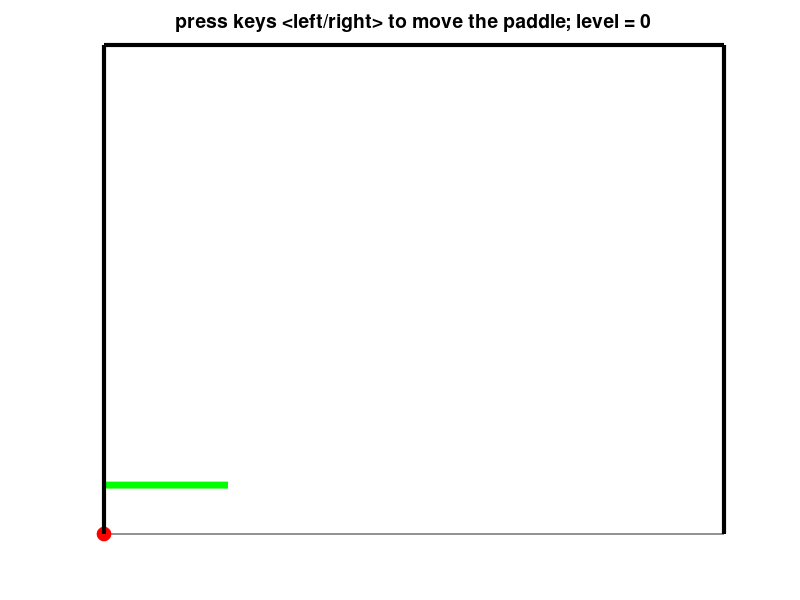

This chart was generated by the following MATLAB code:
function pong_basic
%Modified the pong code by David Buckingham
%https://www.mathworks.com/matlabcentral/fileexchange/31177-dave-s-matlab-pong

%%%%%% main part of the code %%%
global game_over

close all
initData  %first function, initialize the data variables
initFigure %second function, initialize the figure
while ~game_over %runs till game_over = 1
    moveBall; %third function, compute ball movement including collision detection
    movePaddle; %fourth function, compute paddle position based on user input. 
    refreshPlot; %fifth function, refresh plot based on moveBall and movePaddle
end

%%%%%%%%%%%%%%%%%%%%%%%%%%%%%%%%%%%%%%%%%%%%%%%%%%%%
function initData %first function, initialize the data variables
%%%%%%%%%%%%%%%%%%%%%%%%%%%%%%%%%%%%%%%%%%%%%%%%%%%%
global WALL_X_MIN WALL_X_MAX WALL_Y_MIN WALL_Y_MAX
global PADDLE_WIDTH BALL_SIZE 
global BALL_INIT_VX BALL_INIT_VY DT DELAY
global PADDLE_VX PADDLE_SPEED 
global game_over level

level = 0;
game_over = 0;
WALL_X_MIN = 0;
WALL_X_MAX = 100;
WALL_Y_MIN = 0;
WALL_Y_MAX = 100;
PADDLE_WIDTH = 20;
BALL_SIZE = 10;
BALL_INIT_VX = -4;
BALL_INIT_VY = -4;
PADDLE_VX = 0;
PADDLE_SPEED = 5; 
DT = 0.1; 
DELAY = 0.001;

%%%%%%%%%%%%%%%%%%%%%%%%%%%%%%%%%%%%%%%%%%%%%%%%%%%%
function initFigure %second function, initialize the figure
%%%%%%%%%%%%%%%%%%%%%%%%%%%%%%%%%%%%%%%%%%%%%%%%%%%%
global PADDLE_WIDTH BALL_SIZE 
global WALL_X_MIN WALL_X_MAX WALL_Y_MIN WALL_Y_MAX
global BALL_INIT_VX BALL_INIT_VY
global ball_x ball_y ball_vx ball_vy 
global paddle_x_left paddle_x_right paddle_y
global ball_anim paddle_anim
global level


fig = figure; %initialize the figure
set(fig, 'Resize', 'off'); %do not allow figure to resize
set(fig,'KeyPressFcn',@keyDown); %setkey presses for later
ball_x = WALL_X_MAX; %0.5*(WALL_X_MIN+WALL_X_MAX); 
ball_y = WALL_Y_MAX;
ball_vx = BALL_INIT_VX; 
ball_vy = BALL_INIT_VY;
paddle_x_left = 0;
paddle_x_right = PADDLE_WIDTH;
paddle_y = 10;
axis([WALL_X_MIN WALL_X_MAX WALL_Y_MIN WALL_Y_MAX]); %set the size of the board.
axis manual;
hold on;
title(['press keys <left/right> to move the paddle; level = ',num2str(level)],'Fontsize',14);
set(gca, 'color', 'w', 'YTick', [], 'XTick', []); %remove x and y label

%%%%%%% set the ball and paddle %%%%%%
ball_anim = plot(ball_x,ball_y,'o','Markersize',BALL_SIZE,'Markerfacecolor','r','Markeredgecolor','r'); %create ball
paddle_anim = line('Xdata',[paddle_x_left paddle_x_right],'Ydata',[paddle_y paddle_y],'Color','g','Linewidth',5); %paddle

%%%%%%%% set the walls %%%%%%%
line('Xdata',[WALL_X_MIN WALL_X_MIN],'Ydata',[WALL_Y_MIN WALL_Y_MAX],'Color','k','Linewidth',3); %left wall
line('Xdata',[WALL_X_MIN WALL_X_MAX],'Ydata',[WALL_Y_MAX WALL_Y_MAX],'Color','k','Linewidth',3); %top wall
line('Xdata',[WALL_X_MAX WALL_X_MAX],'Ydata',[WALL_Y_MIN WALL_Y_MAX],'Color','k','Linewidth',3); %right wall


%%%%%%%%%%%%%%%%%%%%%%%%%%%%%%%%%%%%%%%%%%%%%%%%%%%%
function moveBall %third function, compute ball movement including collision detection
%%%%%%%%%%%%%%%%%%%%%%%%%%%%%%%%%%%%%%%%%%%%%%%%%%%%
global ball_x ball_y ball_vx ball_vy  DT
global WALL_X_MIN WALL_X_MAX WALL_Y_MIN WALL_Y_MAX
global paddle_x_left paddle_x_right paddle_y
global game_over level

ball_x = ball_x + ball_vx*DT;
ball_y = ball_y + ball_vy*DT;

%%%%%%%% Basic pong edit #1: %%%%%%%%%%%%
% Write code to move the ball when it touches the padddle/wall over here. 
% Your code will include logic to get the ball to 
% detect the left, right, and top wall and the paddle and subsequently to change its
% movement based on which wall/paddle the ball hits.
%%%%%%%%%%%%%%%%%%%%%%%%%%%%%%%%%%%%%%%%

if (ball_y < WALL_Y_MIN)
     game_over = 1;
end


%%%%%%%%%%%%%%%%%%%%%%%%%%%%%%%%%%%%%%%%%%%%%%%%%%%%
function movePaddle %fourth function, compute paddle position based on user input. 
%%%%%%%%%%%%%%%%%%%%%%%%%%%%%%%%%%%%%%%%%%%%%%%%%%%%
global PADDLE_VX 
global PADDLE_WIDTH DT
global paddle_x_left paddle_x_right
global WALL_X_MIN WALL_X_MAX

paddle_x_left = paddle_x_left + PADDLE_VX*DT;
paddle_x_right = paddle_x_left + PADDLE_WIDTH; 

%%%%%%%% Basic pong edit #2: %%%%%%%%%%%%
% Write code to move the paddle here. Your code will include logic to get
% the paddle to detect the left and right wall and to avoid it from
% penetrating either walls. 
%%%%%%%%%%%%%%%%%%%%%%%%%%%%%%%%%%%%%%%%%

%%%%%%%%%%%%%%%%%%%%%%%%%%%%%%%%%%%%%%%%%%%%%%%%%%%%
function refreshPlot %fifth function, refresh plot based on moveBall and movePaddle
%%%%%%%%%%%%%%%%%%%%%%%%%%%%%%%%%%%%%%%%%%%%%%%%%%%%
global ball_x ball_y
global ball_anim paddle_anim
global paddle_x_left paddle_x_right paddle_y
global DELAY

set(ball_anim, 'XData', ball_x, 'YData', ball_y);
set(paddle_anim, 'Xdata',[paddle_x_left paddle_x_right], 'YData', [paddle_y paddle_y]);
drawnow;
pause(DELAY);   


%%%%%%%%%%%%%%%%%%%%%%%%%%%%%%%%%%%%%%%%%%%%%%%%%%%%
function keyDown(src,event) %called from initFigure to take key press to move the paddle
%%%%%%%%%%%%%%%%%%%%%%%%%%%%%%%%%%%%%%%%%%%%%%%%%%%%
global PADDLE_VX PADDLE_SPEED

switch event.Key
  case 'rightarrow'
    PADDLE_VX = PADDLE_SPEED;
  case 'leftarrow'
    PADDLE_VX = -PADDLE_SPEED;
  otherwise
    PADDLE_VX = 0;
end

